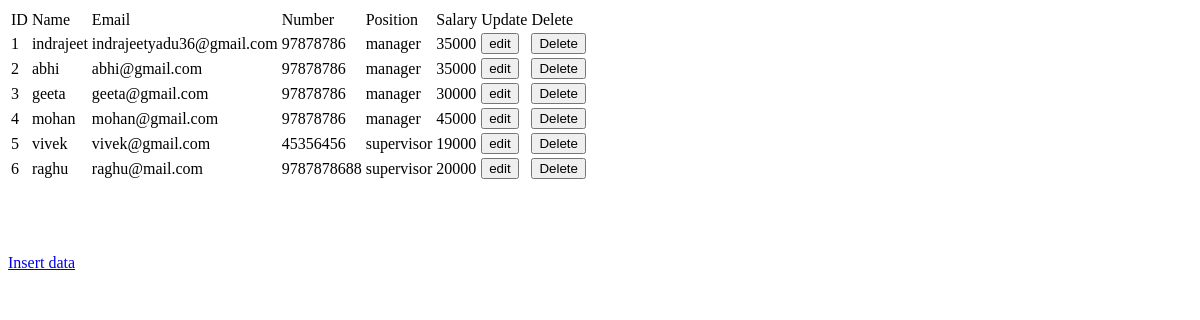
/display/, run on an earlier commit of the app's database.
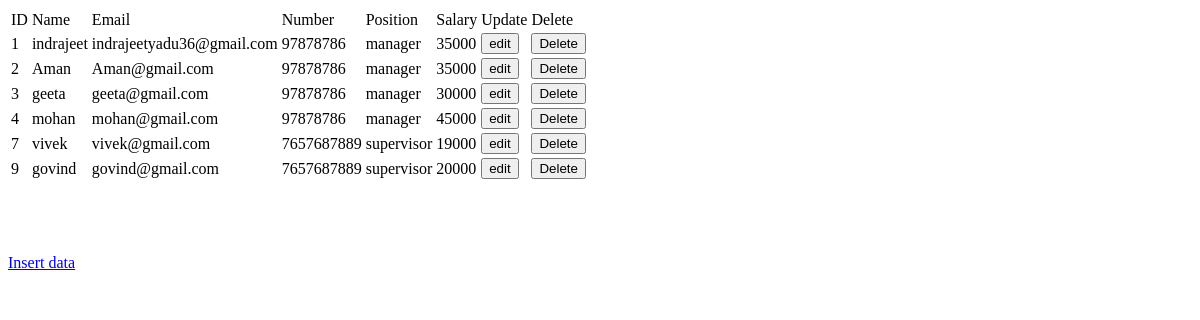
And on a later commit of the database.
### app/models.py (models this page shows)
class EmplayeeModel(models.Model):
    Name=models.CharField(max_length=20)
    Email=models.EmailField()
    Number=models.CharField(max_length=10)
    Position=models.CharField(max_length=30)
    Sallary=models.IntegerField()

### app/views.py (the view)
# urls.py: path('display/', display, name='display'),
def display(request):
    all_data=EmplayeeModel.objects.all()
    print(all_data)
    return render(request,'display.html', {'key2':all_data})

### app/templates/display.html (shortened to what this page needs)
<!DOCTYPE html>
<html lang="en">
<head>
</head>
<body>
    <table>
        <thead>
            <tr>
                <td>ID</td>
                <td>Name</td>
                <td>Email</td>
                <td>Number</td>
                <td>Position</td>
                <td>Salary</td>
                <td>Update</td>
                <td>Delete</td>
            </tr>
        </thead>
        {% if key2 %}
        <tbody>
            {% for i in key2 %}
            <tr>
                <td> {{i.id}} </td>
                <td>{{i.Name}}</td>
                <td>{{i.Email}}</td>
                <td>{{i.Number}}</td>
                <td>{{i.Position}}</td>
                <td>{{i.Sallary}}</td>
                <td>
                    <form action="{% url 'edit' pk=i.id %}" method="post">
                        <input type="submit" value="edit">
                    </form>
                </td>
                <td>
                    <form action="{% url 'delet' pk=i.id %}" method="post">
                        <input type="submit" value="Delete">
                    </form>
                </td>
            </tr>
            {% endfor %}
        </tbody>
        {% endif %}
    </table><br /><br /><br /><br />
    <a href="{% url 'home' %}">Insert data</a>
</body>
</html>

What changed in the data, as far as the page shows it:
removed EmplayeeModel: id "5", Name "vivek", Email "vivek@gmail.com", Number "45356456", Position "supervisor", Sallary "19000"
removed EmplayeeModel: id "6", Name "raghu", Email "raghu@mail.com", Number "9787878688", Position "supervisor", Sallary "20000"
changed EmplayeeModel id 2: Name "abhi" → "Aman"; Email "abhi@gmail.com" → "Aman@gmail.com"
added EmplayeeModel: id "7", Name "vivek", Email "vivek@gmail.com", Number "7657687889", Position "supervisor", Sallary "19000"
added EmplayeeModel: id "9", Name "govind", Email "govind@gmail.com", Number "7657687889", Position "supervisor", Sallary "20000"
